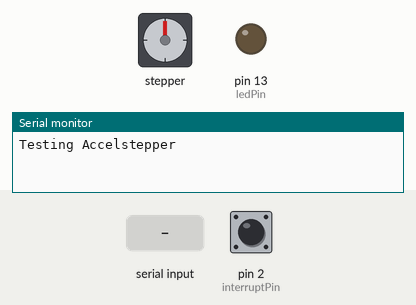
The sketch below on a simulated Arduino Uno, built with avr-gcc and run on an emulated ATmega328P. Parts: stepper motor, output pins drawn as LEDs (lit = HIGH), the last lines printed to the serial monitor. The inputs (shaded band) are chosen by the test bench; at power-on: pin 2 (interruptPin) HIGH. Stepper angles assume 200 steps per turn.

Above: at 1.2 s.
1.3 s: "s90\n" received over Serial
At 4.0 s:
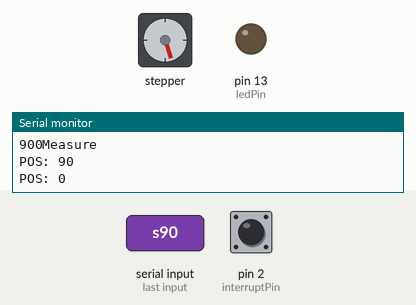
4.3 s: "h" received over Serial
At 6.8 s:
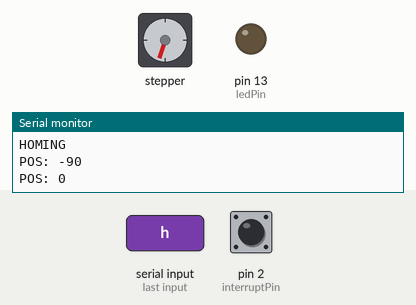
7.3 s: "o90\n" received over Serial
At 9.48 s:
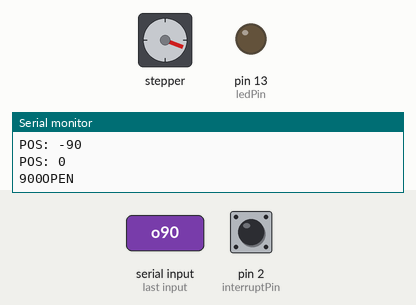
10.3 s: "c90\n" received over Serial
At 11.86 s:
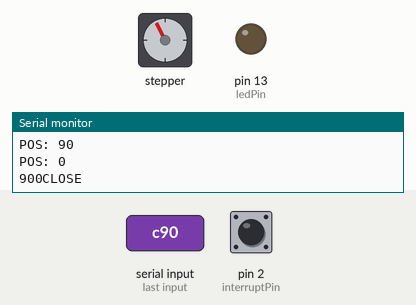
13.3 s: "s,45\n" received over Serial
At 16.1 s:
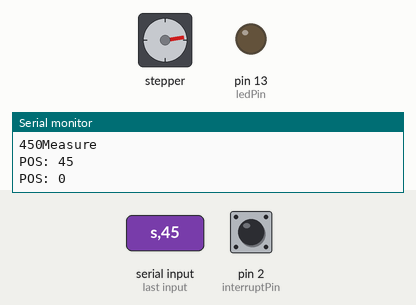
16.3 s: "c,45\n" received over Serial
At 19.6 s:
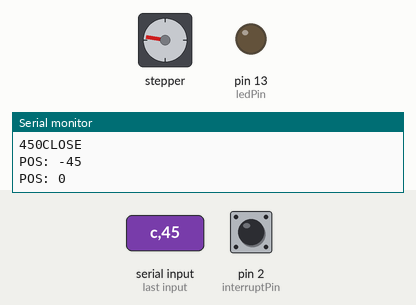
Timing chart, 0 to 20.3 s (numbered marks = the images above; inputs shaded):
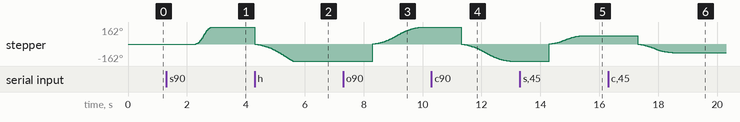

The sketch:

Vortex_Generator_Code_1_test.ino
```cpp
#include <AccelStepper.h>

long receivedMMdistance = 0; //distance in mm from the computer
long receivedDelay = 0; //delay between two steps, received from the computer
long receivedAcceleration = 0; //acceleration value from computer
char receivedCommand; //character for commands
/* s = Start (CCW) // needs steps and speed values
   o = open (CCW) // needs steps and speed values
   c = close (CW) //needs steps and speed values
   a = set acceleration // needs acceleration value
   h = homing // goes back slowly to the origin. Origin should be determined manually as well as all the parameters! (speed, dir, acc...etc)
   n = stop right now! // just the 'n' is needed
*/

bool newData, runallowed = false; // booleans for new data from serial, and runallowed flag

const byte ledPin = 13; //led status pin, just to get a visual feedback from the button
const byte interruptPin = 2; //pin for the microswitch using attachInterrupt();

// direction Digital 9 (CCW), pulses Digital 8 (CLK)
AccelStepper stepper(1, 8, 9);


void setup()
{
  pinMode(interruptPin, INPUT_PULLUP); // internal pullup resistor (debouncing)
  attachInterrupt(digitalPinToInterrupt(interruptPin), stopMotor, RISING);
  //If you choose FALLING, make sure that the switch connects the pin 2 to the GND when it is pressed.
  //You can change FALLING but make sure that you connect the switch to GND or +5V accordingly!

  //LED pins, OFF by default
  pinMode(ledPin, OUTPUT);
  digitalWrite(ledPin, LOW);

  Serial.begin(9600); //define baud rate
  Serial.println("Testing Accelstepper"); //print a message

  //setting up some default values for maximum speed and maximum acceleration
  stepper.setMaxSpeed(2000); //SPEED = Steps / second
  stepper.setAcceleration(1000); //ACCELERATION = Steps /(second)^2
  stepper.disableOutputs(); //disable outputs, so the motor is not getting warm (no current)
}


void loop()
{

  checkSerial(); //check serial port for new commands

  continuousRun2(); //method to handle the motor

}


void continuousRun2() //method for the motor
{
  if (runallowed == true)
  {
    if (abs(stepper.currentPosition()) < receivedMMdistance) //abs() is needed because of the '<'
    {
      stepper.enableOutputs(); //enable pins
      stepper.run(); //step the motor (this will step the motor by 1 step at each loop)
    }
    else //program enters this part if the required distance is completed
    {

      runallowed = false; //disable running -> the program will not try to enter this if-else anymore
      stepper.disableOutputs(); // disable power
      Serial.print("POS: ");
      Serial.println(stepper.currentPosition()); // print pos -> this will show you the latest relative number of steps
      stepper.setCurrentPosition(0); //reset the position to zero
      Serial.print("POS: ");
      Serial.println(stepper.currentPosition()); // print pos -> this will show you the latest relative number of steps; we check here if it is zero for real
    }


  }
  else //program enters this part if the runallowed is FALSE, we do not do anything
  {
    return;

  }
}


void checkSerial() //method for receiving the commands
{
  //switch-case would also work, and maybe more elegant

  if (Serial.available() > 0) //if something comes
  {
    receivedCommand = Serial.read(); // this will read the command character
    newData = true; //this creates a flag
  }

  if (newData == true) //if we received something (see above)
  {
    //START - MEASURE
    if (receivedCommand == 's') //this is the measure part
    {
      //example s 2000 500 - 2000 steps (5 revolution with 400 step/rev microstepping) and 500 steps/s speed
      runallowed = true; //allow running


      receivedMMdistance = Serial.parseFloat(); //value for the steps
      receivedDelay = Serial.parseFloat(); //value for the speed

      Serial.print(receivedMMdistance); //print the values for checking
      Serial.print(receivedDelay);
      Serial.println("Measure "); //print the action
      stepper.setMaxSpeed(receivedDelay); //set speed
      stepper.move(receivedMMdistance); //set distance

    }
    //START - OPEN
    if (receivedCommand == 'o') //OPENING
    {
      //example o 2000 500 - 2000 steps (5 revolution with 400 step/rev microstepping) and 500 steps/s speed
      runallowed = true; //allow running


      receivedMMdistance = Serial.parseFloat(); //value for the steps
      receivedDelay = Serial.parseFloat(); //value for the speed

      Serial.print(receivedMMdistance); //print the values for checking
      Serial.print(receivedDelay);
      Serial.println("OPEN "); //print the action
      stepper.setMaxSpeed(receivedDelay); //set speed
      stepper.move(receivedMMdistance); //set distance

    }

    //START - CLOSE
    if (receivedCommand == 'c') //CLOSING - Rotates the motor in the opposite direction as opening
    {
      //example c 2000 500 - 2000 steps (5 revolution with 400 step/rev microstepping) and 500 steps/s speed; will rotate in the other direction
      runallowed = true; //allow running


      receivedMMdistance = Serial.parseFloat(); //value for the steps
      receivedDelay = Serial.parseFloat(); //value for the speed

      Serial.print(receivedMMdistance);  //print the values for checking
      Serial.print(receivedDelay);
      Serial.println("CLOSE "); //print action
      stepper.setMaxSpeed(receivedDelay); //set speed
      stepper.move(-1 * receivedMMdistance); ////set distance - negative value flips the direction

    }

    //STOP - STOP
    if (receivedCommand == 'n') //immediately stops the motor
    {
      runallowed = false; //disable running

      stepper.setCurrentPosition(0); // reset position
      Serial.println("STOP "); //print action
      stepper.stop(); //stop motor
      stepper.disableOutputs(); //disable power

    }

    //SET ACCELERATION
    if (receivedCommand == 'a') //Setting up a new acceleration value
    {
      runallowed = false; //we still keep running disabled, since we just update a variable

      receivedAcceleration = Serial.parseFloat(); //receive the acceleration from serial

      stepper.setAcceleration(receivedAcceleration); //update the value of the variable

      Serial.println("ACC Updated "); //confirm update by message

    }

    //HOMING
    if (receivedCommand == 'h') //homing, this movement will be interrupted via the attachInterrupt() triggered by the microswitch.
    {
      runallowed = true; //allow running

      Serial.println("HOMING"); //print action
      stepper.setAcceleration(100); //defining some low acceleration
      stepper.setMaxSpeed(100); //set speed, 100 for test purposes
      stepper.move(-1 * 20000); ////set distance - negative value flips the direction
      //distance should be larger than the length of the whole path.
      //I don't think that this is a safe way of homing. if the switch fails, the motor will keep running anyway
    }

  }
  //after we went through the above tasks, newData becomes false again, so we are ready to receive new commands again.
  newData = false;

}


void stopMotor()//function activated by the switch when pressed
{
  //Stop motor, disable outputs; here we should also reset the numbers if there are any
  runallowed = false; //disable running

  stepper.setCurrentPosition(0); // reset position
  //Serial.println("STOP "); //print action
  stepper.stop(); //stop motor
  stepper.disableOutputs(); //disable power


  Serial.println("Pressed."); //feedback towards the serial port

  //This part might not work properly.
  digitalWrite(13, HIGH); //turn on LED
  //delay(2000);
  digitalWrite(13, LOW); //turn off the LED

}
```

Measured:
- after the input at 1.3 s, stepper: turns 162° clockwise in 0.53 s, starting after 1.0 s
- after the input at 4.3 s, stepper: turns 324° counter-clockwise in 1.3 s, starting at once
- after the input at 7.3 s, stepper: keeps turning clockwise at about 197°/s, starting after 1.0 s
- after the input at 10.3 s, stepper: keeps turning counter-clockwise at about 197°/s, starting after 1.0 s
- after the input at 13.3 s, stepper: turns 243° clockwise in 1.2 s, starting after 1.0 s
- after the input at 16.3 s, stepper: turns 162° counter-clockwise in 1.2 s, starting after 1.0 s
